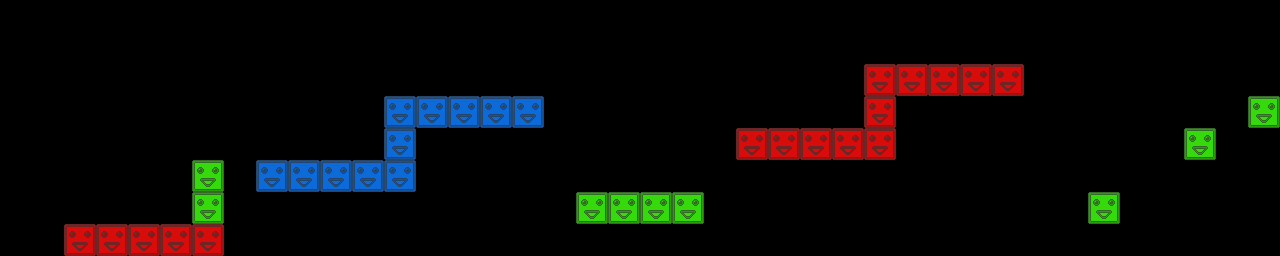

This is a level from a 2D game, rendered from its Tiled map with the project's own tilesets. A one-line summary and the map file follow, with tile-layer data summarised:
An orthogonal 40x8 tile map with 32x32 px tiles, 3 tile layers (red, green, blue) and 11 objects.

<map version="1.0" orientation="orthogonal" renderorder="right-down" width="40" height="8" tilewidth="32" tileheight="32">
 <tileset firstgid="1" name="blocks" tilewidth="32" tileheight="32">
  <image source="blocks.png" width="96" height="32" />
 </tileset>
 <layer name="red" width="40" height="8">
  <data>[320 cells, 16 non-empty, 1 distinct tile ids]</data>
 </layer>
 <layer name="green" width="40" height="8">
  <data>[320 cells, 9 non-empty, 1 distinct tile ids]</data>
 </layer>
 <layer name="blue" width="40" height="8">
  <data>[320 cells, 11 non-empty, 1 distinct tile ids]</data>
 </layer>
 <objectgroup name="crystals">
  <object x="122" y="190">
   <ellipse />
  </object>
  <object x="334" y="134">
   <ellipse />
  </object>
  <object x="598" y="123">
   <ellipse />
  </object>
  <object x="813" y="107">
   <ellipse />
  </object>
  <object x="999" y="44">
   <ellipse />
  </object>
  <object x="1085" y="125">
   <ellipse />
  </object>
  <object x="1227" y="88">
   <ellipse />
  </object>
 </objectgroup>
 <objectgroup name="spikes">
  <object x="659" y="172">
   <ellipse />
  </object>
  <object x="464" y="80">
   <ellipse />
  </object>
  <object x="714" y="98">
   <ellipse />
  </object>
  <object x="903" y="48">
   <ellipse />
  </object>
 </objectgroup>
</map>
